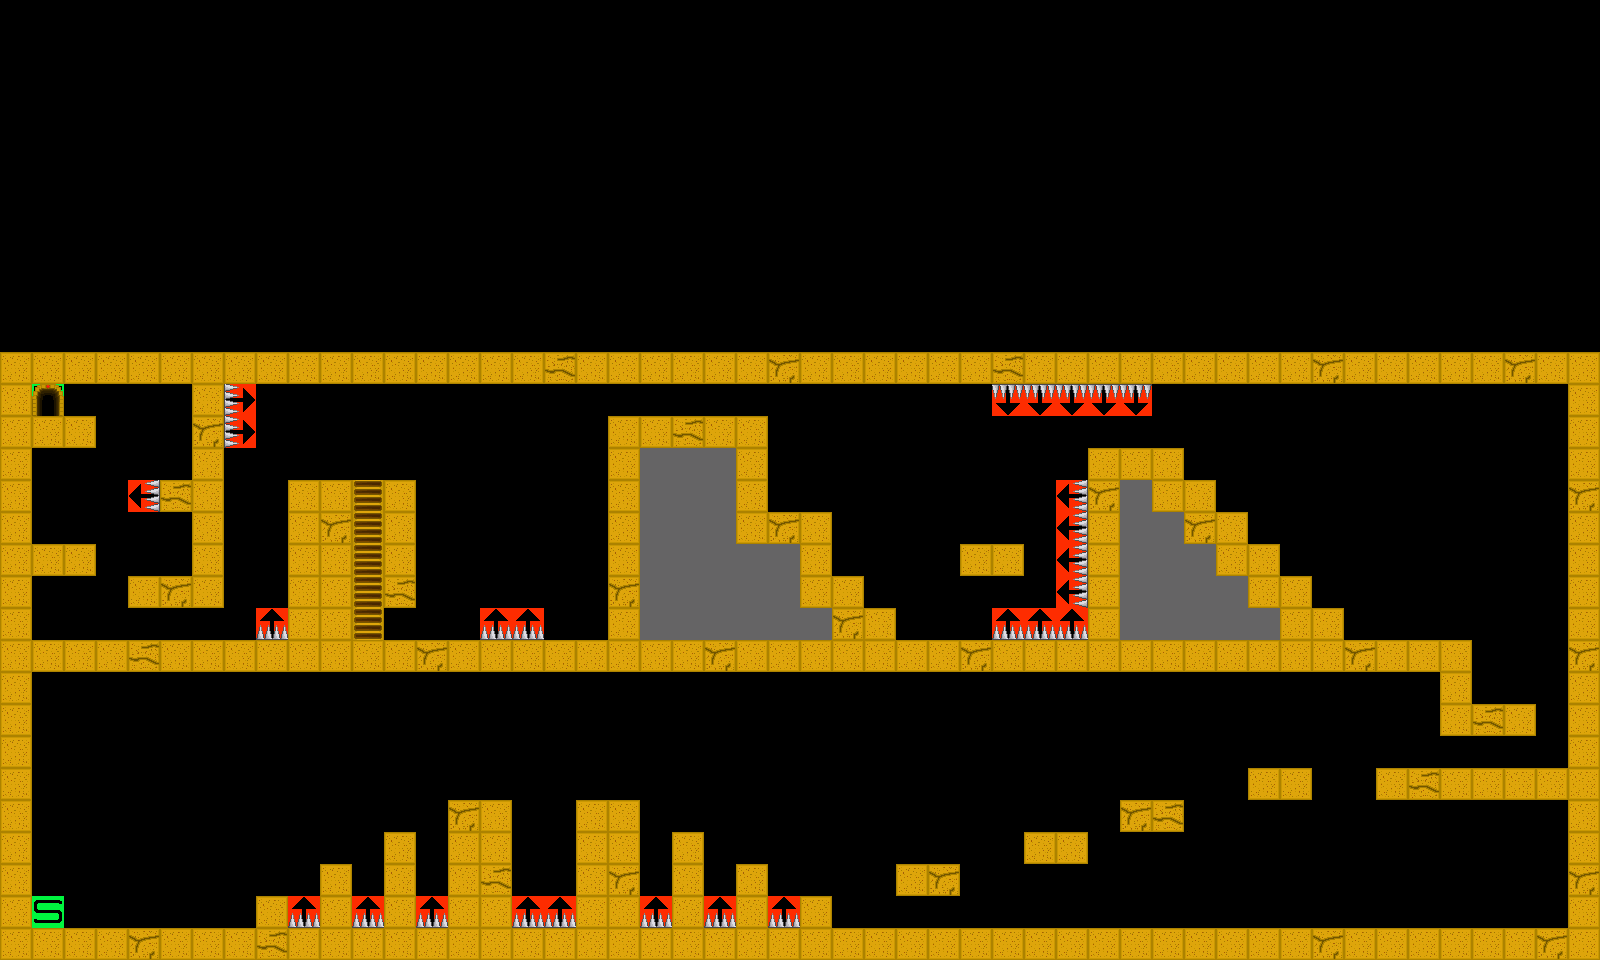

The image is a tile-based game level rendered from a .tmx file. Its description and source (layers, tilesets, objects; grid data summarised) follow:
An orthogonal 50x30 tile map with 32x32 px tiles, 3 tile layers (background, functional, foreground), 2 tilesets.

<map version="1.0" orientation="orthogonal" width="50" height="30" tilewidth="32" tileheight="32">
 <tileset firstgid="1" name="32x32-functional" tilewidth="32" tileheight="32">
  <image source="../32x32-functional.png" width="640" height="640" />
 </tileset>
 <tileset firstgid="401" name="32x32-foreground" tilewidth="32" tileheight="32">
  <image source="../32x32-foreground.png" width="640" height="640" />
 </tileset>
 <layer name="background" width="50" height="30">
  <data>[1500 cells, 0 non-empty, 0 distinct tile ids]</data>
 </layer>
 <layer name="functional" width="50" height="30">
  <data>[1500 cells, 367 non-empty, 8 distinct tile ids]</data>
 </layer>
 <layer name="foreground" width="50" height="30">
  <data>[1500 cells, 326 non-empty, 9 distinct tile ids]</data>
 </layer>
</map>